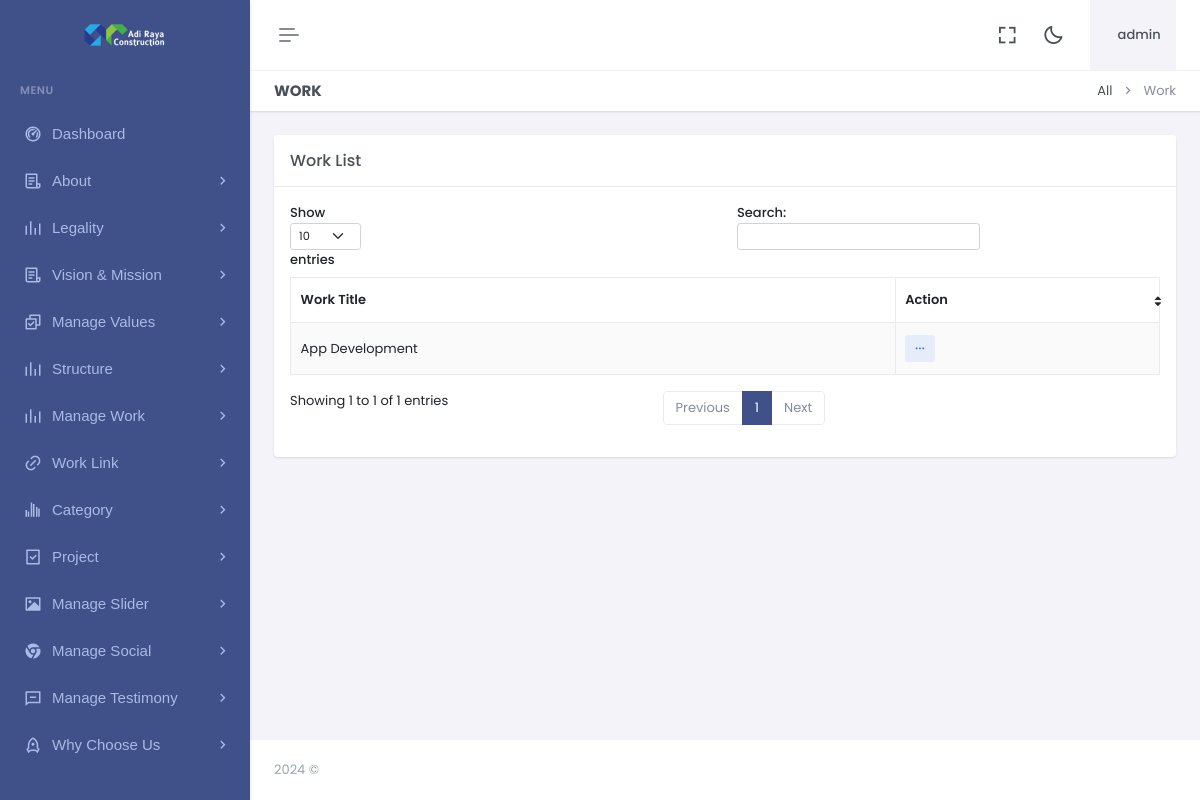
/dashboard/portfolio.php (signed in), run on an earlier commit of the app's database.
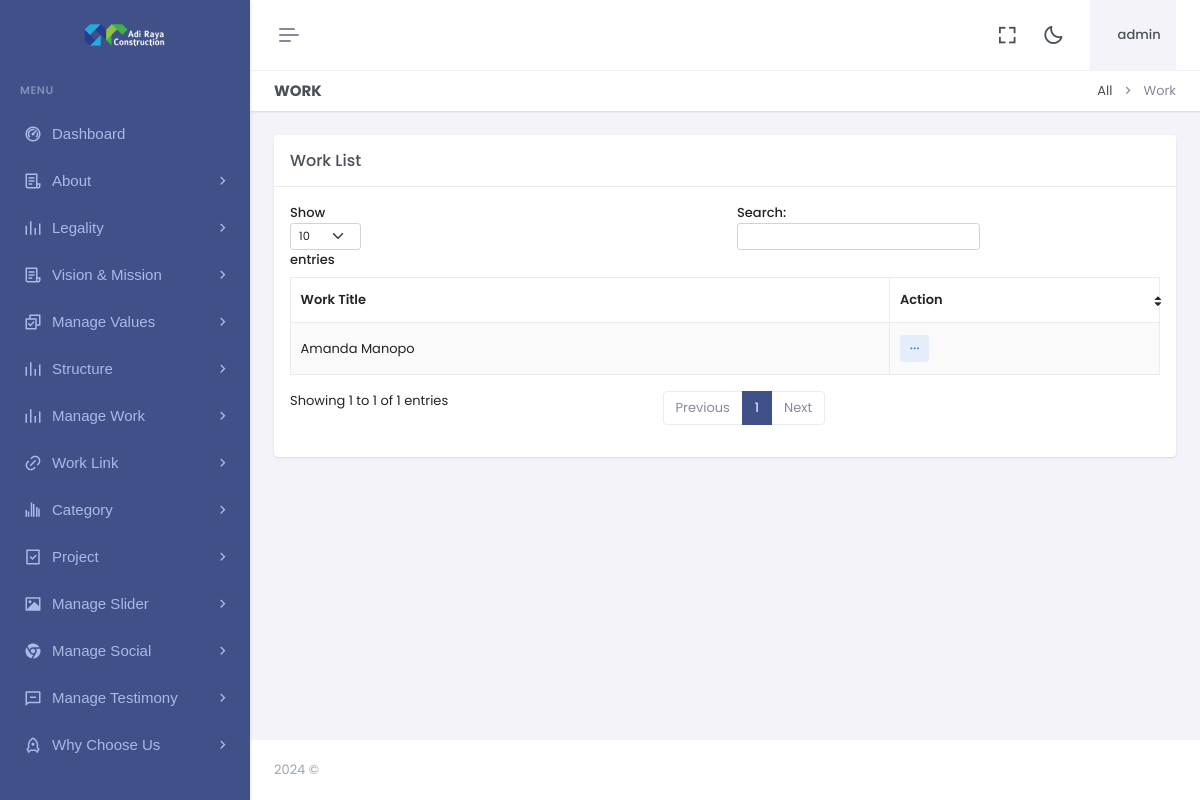
And on a later commit of the database.
### tables this page shows
CREATE TABLE `portfolio` (
  `id` int(11) NOT NULL,
  `port_title` varchar(500) NOT NULL,
  `port_desc` varchar(1000) NOT NULL,
  `port_detail` varchar(2000) NOT NULL,
  `ufile` varchar(1000) NOT NULL,
  `updated_at` timestamp NOT NULL DEFAULT current_timestamp() ON UPDATE current_timestamp(),
  `tw_link` varchar(2000) NOT NULL,
  `fb_link` varchar(2000) NOT NULL,
  `li_link` varchar(2000) NOT NULL
);

### dashboard/portfolio.php (the view)
<?php include "header.php"; ?>
<?php include "sidebar.php"; ?>
<div class="main-content">
    <div class="page-content">
        <div class="container-fluid">
            <div class="row">
                <div class="col-12">
                    <div class="page-title-box d-sm-flex align-items-center justify-content-between">
                        <h4 class="mb-sm-0">Work</h4>
                        <div class="page-title-right">
                            <ol class="breadcrumb m-0">
                                <li class="breadcrumb-item"><a href="javascript: void(0);">All</a></li>
                                <li class="breadcrumb-item active">Work</li>
                            </ol>
                        </div>
                    </div>
                </div>
            </div>
            <div class="row">
                <div class="col-lg-12">
                    <div class="card">
                        <div class="card-header">
                            <h5 class="card-title mb-0">Work List</h5>
                        </div>
                        <div class="card-body">
                            <table id="example"
                                class="table table-bordered dt-responsive nowrap table-striped align-middle"
                                style="width:100%">
                                <thead>
                                    <tr>
                                        <th data-ordering="false">Work Title</th>
                                        <th>Action</th>
                                    </tr>
                                </thead>
                                <tbody>
                                    <?php
                                    $q = "SELECT * FROM  portfolio ORDER BY id DESC";
                                    $r123 = mysqli_query($con, $q);
                                    while ($ro = mysqli_fetch_array($r123)) {
                                        $id = "$ro[id]";
                                        $port_title = "$ro[port_title]";
                                        print "<tr>
				  <td>
				  $port_title
				  </td>
          <td>
                                                    <div class='dropdown d-inline-block'>
                                                        <button class='btn btn-soft-secondary btn-sm dropdown' type='button' data-bs-toggle='dropdown' aria-expanded='false'>
                                                            <i class='ri-more-fill align-middle'></i>
                                                        </button>
                                                        <ul class='dropdown-menu dropdown-menu-end'>
                                                            <li><a href='editport.php?id=$id' class='dropdown-item edit-item-btn'><i class='ri-pencil-fill align-bottom me-2 text-muted'></i> Edit</a></li>
                                                            <li>
                                                                <a href='deleteport.php?id=$id' class='dropdown-item remove-item-btn'>
                                                                    <i class='ri-delete-bin-fill align-bottom me-2 text-muted'></i> Delete
                                                                </a>
                                                            </li>
                                                        </ul>
                                                    </div>
                                                </td>
				  </tr>";
                                    }
                                    ?>
                                </tbody>
                            </table>
                        </div>
                    </div>
                </div>
            </div>
        </div>
    </div>
    <?php include "footer.php"; ?>

What changed in the data, as far as the page shows it:
removed portfolio: port_title "App Development"
added portfolio: port_title "Amanda Manopo"
